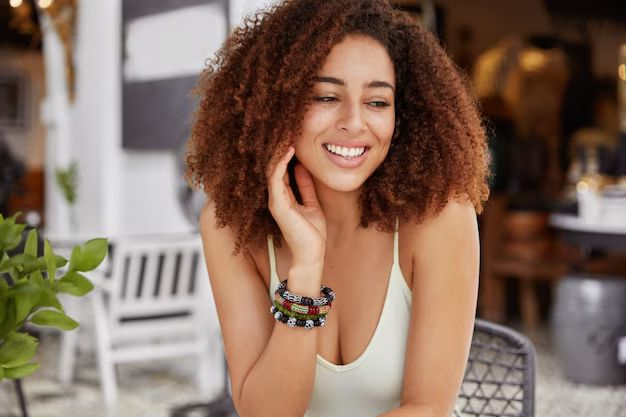
#> input picture atividade 10/img.jpg, 626 x 417 px
$ python kmeans.py
#> lines starting #> are read from the running program, lines starting #| are printed output that depends on the picture
#> in main, imagem is the input picture: shape (417, 626, 3); mean B, G, R 95, 110.1, 134.7
import cv2 as cv
import numpy as np


def kmeans(img):
    z = img.reshape((-1,3))
    z = np.float32(z)
    criteria = (cv.TERM_CRITERIA_EPS + cv.TERM_CRITERIA_MAX_ITER, 40, 0.1)
    k = 8
    _,labels, centroides = cv.kmeans (z, k, None, criteria, 40, cv.KMEANS_RANDOM_CENTERS)
#> centroides = [[9.22, 16.2, 35.11], [207.3, 207.6, 210.6], [61.5, 84.84, 107.4], [80.37, 116.2, 172.5], [169.1, 176.9, 187.5], [119.2, 153.4, 205.4], [121.7, 126.4, 135.4], [24.3, 41.34, 74.98]]
    centroides = np.uint8(centroides)
#> centroides = [[9, 16, 35], [207, 207, 210], [61, 84, 107], [80, 116, 172], [169, 176, 187], [119, 153, 205], [121, 126, 135], [24, 41, 74]]
    newimg = centroides[labels.flatten()]
    newimg = newimg.reshape((img.shape))
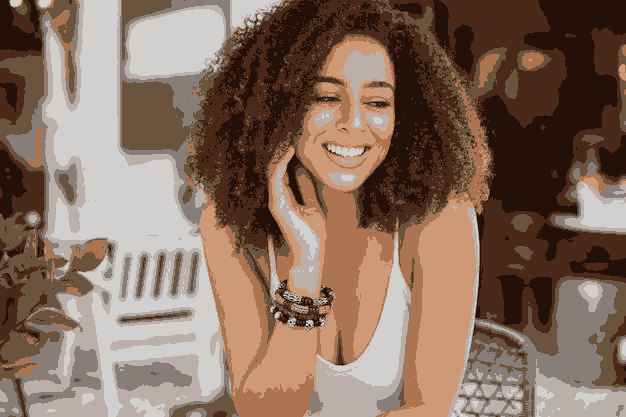
#> newimg: shape (417, 626, 3); mean B, G, R 94.6, 109.6, 134.2

    return newimg
    pass

def main():
    imagem = cv.imread("img.jpg")
    newimg = kmeans(imagem)
    cv.imshow("Original", imagem)
    cv.imshow("kmeans", newimg)

    cv.waitKey(0)
    cv.destroyAllWindows()
    pass

if __name__ == "__main__":
    main()
